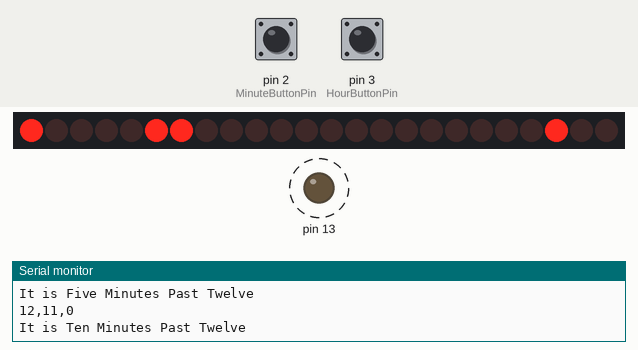
Simulated run of this sketch. Board: Arduino Uno, built with avr-gcc and run on an emulated ATmega328P. Shown: 24 shift-register outputs drawn as a row of LEDs (first output left, lit = HIGH), output pins drawn as LEDs (lit = HIGH), the last lines printed to the serial monitor. Wiring (inferred from the names in the program): 3 × shift register (74HC595): data pin 11; shift clock pin 8; latch pin 10. Wiring (inferred from the signals the program sends): row of LEDs: on Q0, Q1, Q2, Q3, Q4, Q5, Q6, Q7, Q8, Q9, Q10, Q11, Q12, Q13, Q14, Q15, Q16, Q17, Q18, Q19, Q20, Q21, Q22, Q23. Dashed ring = blinking. Inputs (shaded band) come from the test bench; at power-on: pin 2 (MinuteButtonPin) HIGH, pin 3 (HourButtonPin) HIGH. Pins used as bus, display or sensor lines are not drawn.

Above: at 1.7 s.
1.8 s: pin 2 (MinuteButtonPin) pulled LOW for 1 s
At 2.8 s:
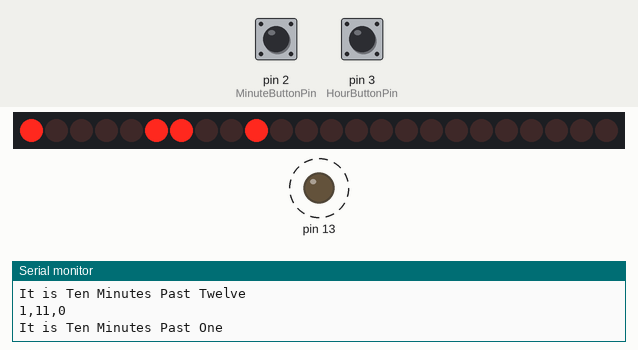
3.4 s: pin 2 (MinuteButtonPin) pulled LOW for 3.2 s
At 4.8 s:
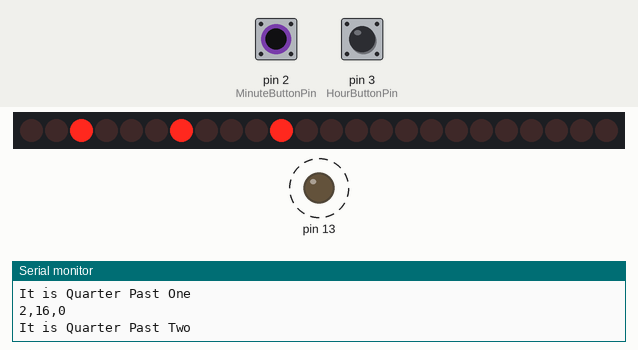
8.1 s: pin 2 (MinuteButtonPin) pulled LOW for 0.15 s
At 8.6 s:
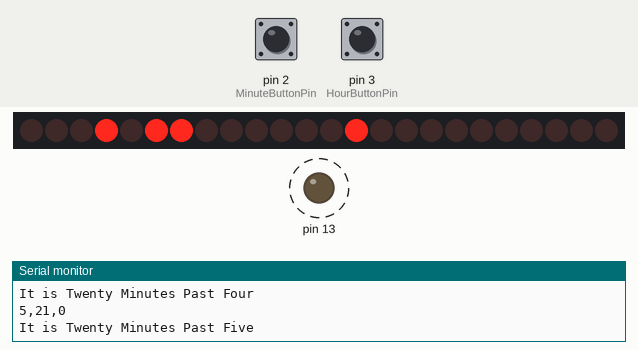
11.2 s: pin 2 (MinuteButtonPin) pulled LOW for 1 s
At 12.8 s:
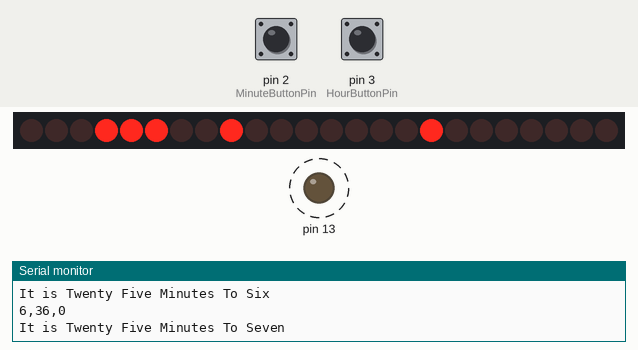
14.6 s: pin 2 (MinuteButtonPin) pulled LOW for 3.2 s
At 15.8 s:
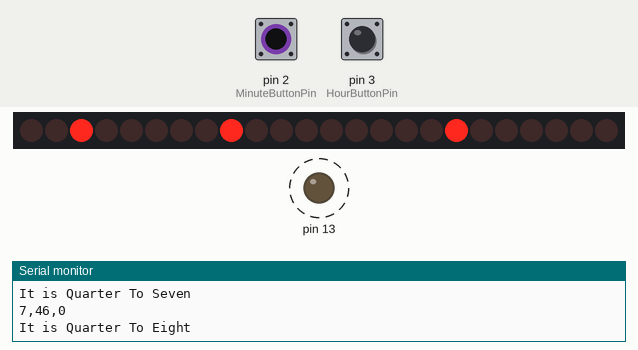
18.4 s: pin 2 (MinuteButtonPin) pulled LOW for 1 s
At 19.8 s:
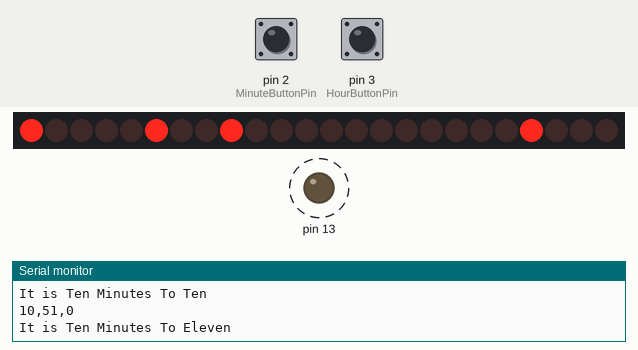
Timing chart, 0 to 25.5 s (numbered marks = the images above; inputs shaded):
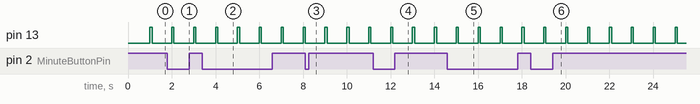

Measured:
- by itself, pin 13: alternates HIGH for 0.10 s and LOW for 0.90 s

The sketch:

WordClockModifiedPCB.ino
```cpp
#include <Wire.h>


/**************************************************************************
 *                                                                         *
 *  W O R D C L O C K   - A clock that tells the time using words.         *
 *                                                                         *
 * Hardware: Arduino Dumelove with a set of individual LEDs under a word   *
 *            stencil.                                                     *
 *                                                                         *
 *   Original Copyright (C) 2009  Doug Jackson (doug@doughq.com)           *
 *   Modifications Copyright (C) 2010 Scott Bezek (scott@bezekhome.com)    *
 *                                                                         *
 ***************************************************************************
 *                                                                         *
 * This program is free software; you can redistribute it and/or modify    *
 * it under the terms of the GNU General Public License as published by    *
 * the Free Software Foundation; either version 2 of the License, or       *
 * (at your option) any later version.                                     *
 *                                                                         *
 * This program is distributed in the hope that it will be useful,         *
 * but WITHOUT ANY WARRANTY; without even the implied warranty of          *
 * MERCHANTABILITY or FITNESS FOR A PARTICULAR PURPOSE.  See the           *
 * GNU General Public License for more details.                            *
 *                                                                         *
 * You should have received a copy of the GNU General Public License       *
 * along with this program; if not, write to the Free Software             *
 * Foundation, Inc., 59 Temple Place, Suite 330, Boston,                   *
 * MA  02111-1307  USA                                                     *
 *                                                                         *
 ***************************************************************************
 *
 * Revision History
 *
 * Date  	By	What
 * 20001025	DRJ	Initial Creation of Arduino Version
 *                      - based on Wordclock.c - from PIC version
 * 20100124  Scott Bezek Changed LED pinout, added brightness control,
 *                        changed buttons to hour/minute increment
 */


// Display output pin assignments
#define MTEN 	Display1=Display1 | (1<<0)
#define HALF	Display1=Display1 | (1<<1)
#define QUARTER	Display1=Display1 | (1<<2)
#define TWENTY	Display1=Display1 | (1<<3)
#define MFIVE	Display1=Display1 | (1<<4)
#define MINUTES	Display1=Display1 | (1<<5)
#define PAST	Display1=Display1 | (1<<6)
#define UNUSED1	Display1=Display1 | (1<<7)

#define TO	Display2=Display2 | (1<<0)
#define ONE	Display2=Display2 | (1<<1)
#define TWO	Display2=Display2 | (1<<2)
#define THREE	Display2=Display2 | (1<<3)
#define FOUR	Display2=Display2 | (1<<4)
#define HFIVE	Display2=Display2 | (1<<5)
#define SIX	Display2=Display2 | (1<<6)
#define UNUSED2	Display2=Display2 | (1<<7)

#define SEVEN	Display3=Display3 | (1<<0)
#define EIGHT	Display3=Display3 | (1<<1)
#define NINE	Display3=Display3 | (1<<2)
#define HTEN	Display3=Display3 | (1<<3)
#define ELEVEN	Display3=Display3 | (1<<4)
#define TWELVE	Display3=Display3 | (1<<5)
#define OCLOCK  Display3=Display3 | (1<<6)
#define UNUSED3	Display3=Display3 | (1<<7)

int  hour=12, minute=00, second=00;
static unsigned long msTick =0;  // the number of Millisecond Ticks since we last
                                 // incremented the second counter
int  count;
int selftestmode;
char Display1=0, Display2=0, Display3=0;


// hardware constants
int LEDClockPin=8;
int LEDDataPin=11;
int LEDStrobePin=10;

int MinuteButtonPin=2;
int HourButtonPin=3;
int PWMPin = 6;


void setup()
{
  // initialise the hardware
  // initialize the appropriate pins as outputs:
  pinMode(LEDClockPin, OUTPUT);
  pinMode(LEDDataPin, OUTPUT);
  pinMode(LEDStrobePin, OUTPUT);


  //pinMode(BrightnessPin, INPUT);
  pinMode(MinuteButtonPin, INPUT);
  pinMode(HourButtonPin, INPUT);
  pinMode(13, OUTPUT);
  digitalWrite(MinuteButtonPin, HIGH);  //set internal pullup
  digitalWrite(HourButtonPin, HIGH); //set internal pullup


 // pinMode(PWMPin, OUTPUT);

  Serial.begin(19200);

  /*
  while(true){
    Serial.print("In: ");
    Serial.print(analogRead(0), DEC);
    Serial.print(", ");
    Serial.print(digitalRead(MinuteButtonPin), DEC);
    Serial.print(", ");
    Serial.print(digitalRead(HourButtonPin), DEC);
    Serial.println();
  }
  */

  msTick=millis();      // Initialise the msTick counter
  displaytime();        // display the current time
}


void ledsoff(void) {
 Display1=0;
 Display2=0;
 Display3=0;
 }

void WriteLEDs(void) {
 // Now we write the actual values to the hardware
 shiftOut(LEDDataPin, LEDClockPin, MSBFIRST, Display3); //writes the values
 shiftOut(LEDDataPin, LEDClockPin, MSBFIRST, Display2);
 shiftOut(LEDDataPin, LEDClockPin, MSBFIRST, Display1);
 digitalWrite(LEDStrobePin,HIGH); //enables storage
 delay(2);
 digitalWrite(LEDStrobePin,LOW); //disables storage


 }

void selftest(void){
  Serial.print("TEST");
  //analogWrite(PWMPin, 255);

  ledsoff(); MTEN; WriteLEDs(); delay(500);
  ledsoff(); HALF; WriteLEDs(); delay(500);
  ledsoff(); QUARTER; WriteLEDs(); delay(500);
  ledsoff(); TWENTY; WriteLEDs(); delay(500);
  ledsoff(); MFIVE; WriteLEDs(); delay(500);
  ledsoff(); MINUTES; WriteLEDs(); delay(500);
  ledsoff(); PAST; WriteLEDs(); delay(500);
  ledsoff(); TO; WriteLEDs(); delay(500);
  ledsoff(); ONE; WriteLEDs(); delay(500);
  ledsoff(); TWO; WriteLEDs(); delay(500);
  ledsoff(); THREE; WriteLEDs(); delay(500);
  ledsoff(); FOUR; WriteLEDs(); delay(500);
  ledsoff(); HFIVE; WriteLEDs(); delay(500);
  ledsoff(); SIX; WriteLEDs(); delay(500);
  ledsoff(); SEVEN; WriteLEDs(); delay(500);
  ledsoff(); EIGHT; WriteLEDs(); delay(500);
  ledsoff(); NINE; WriteLEDs(); delay(500);
  ledsoff(); HTEN; WriteLEDs(); delay(500);
  ledsoff(); ELEVEN; WriteLEDs(); delay(500);
  ledsoff(); TWELVE; WriteLEDs(); delay(500);
  ledsoff(); OCLOCK; WriteLEDs(); delay(500);
}


void displaytime(void){

  // start by clearing the display to a known state
  ledsoff(); //Clearing

  Serial.print("It is ");
  //The different valuses are or-ed into their appropiate display variables
  // now we display the appropriate minute counter
  if ((minute>4) && (minute<10)) {
    MFIVE;
    MINUTES;
    Serial.print("Five Minutes ");
  }
  if ((minute>9) && (minute<15)) {
    MTEN;
    MINUTES;
    Serial.print("Ten Minutes ");
  }
  if ((minute>14) && (minute<20)) {
    QUARTER;
      Serial.print("Quarter ");
  }
  if ((minute>19) && (minute<25)) {
    TWENTY;
    MINUTES;
    Serial.print("Twenty Minutes ");
  }
  if ((minute>24) && (minute<30)) {
    TWENTY;
    MFIVE;
    MINUTES;
    Serial.print("Twenty Five Minutes ");
  }
  if ((minute>29) && (minute<35)) {
    HALF;
    Serial.print("Half ");
  }
  if ((minute>34) && (minute<40)) {
    TWENTY;
    MFIVE;
    MINUTES;
    Serial.print("Twenty Five Minutes ");
  }
  if ((minute>39) && (minute<45)) {
    TWENTY;
    MINUTES;
    Serial.print("Twenty Minutes ");
  }
  if ((minute>44) && (minute<50)) {
    QUARTER;
    Serial.print("Quarter ");
  }
  if ((minute>49) && (minute<55)) {
    MTEN;
    MINUTES;
    Serial.print("Ten Minutes ");
  }
  if (minute>54) {
    MFIVE;
    MINUTES;
    Serial.print("Five Minutes ");
  }


  if ((minute <5))
  {
    switch (hour) {
    case 1:
      ONE;
      Serial.print("One ");
      break;
    case 2:
      TWO;
      Serial.print("Two ");
      break;
    case 3:
      THREE;
      Serial.print("Three ");
      break;
    case 4:
      FOUR;
      Serial.print("Four ");
      break;
    case 5:
      HFIVE;
      Serial.print("Five ");
      break;
    case 6:
      SIX;
      Serial.print("Six ");
      break;
    case 7:
      SEVEN;
      Serial.print("Seven ");
      break;
    case 8:
      EIGHT;
      Serial.print("Eight ");
      break;
    case 9:
      NINE;
      Serial.print("Nine ");
      break;
    case 10:
      HTEN;
      Serial.print("Ten ");
      break;
    case 11:
      ELEVEN;
      Serial.print("Eleven ");
      break;
    case 12:
      TWELVE;
      Serial.print("Twelve ");
      break;
    }
  OCLOCK;
  Serial.println("O'Clock");
  }
  else
    if ((minute < 35) && (minute >4))
    {
      PAST;
      Serial.print("Past ");
      switch (hour) {
    case 1:
      ONE;
      Serial.println("One ");
      break;
    case 2:
      TWO;
      Serial.println("Two ");
      break;
    case 3:
      THREE;
      Serial.println("Three ");
      break;
    case 4:
      FOUR;
      Serial.println("Four ");
      break;
    case 5:
      HFIVE;
      Serial.println("Five ");
      break;
    case 6:
      SIX;
      Serial.println("Six ");
      break;
    case 7:
      SEVEN;
      Serial.println("Seven ");
      break;
    case 8:
      EIGHT;
      Serial.println("Eight ");
      break;
    case 9:
      NINE;
      Serial.println("Nine ");
      break;
    case 10:
      HTEN;
      Serial.println("Ten ");
      break;
    case 11:
      ELEVEN;
      Serial.println("Eleven ");
      break;
    case 12:
      TWELVE;
      Serial.println("Twelve ");
      break;
      }
    }
    else
    {
      // if we are greater than 34 minutes past the hour then display
      // the next hour, as we will be displaying a 'to' sign
      TO;
      Serial.print("To ");
      switch (hour) {
      case 1:
        TWO;
       Serial.println("Two ");
       break;
      case 2:
        THREE;
      Serial.println("Three ");
        break;
      case 3:
        FOUR;
      Serial.println("Four ");
        break;
      case 4:
        HFIVE;
      Serial.println("Five ");
        break;
      case 5:
        SIX;
      Serial.println("Six ");
        break;
      case 6:
        SEVEN;
      Serial.println("Seven ");
        break;
      case 7:
        EIGHT;
      Serial.println("Eight ");
        break;
      case 8:
        NINE;
      Serial.println("Nine ");
        break;
      case 9:
        HTEN;
      Serial.println("Ten ");
        break;
      case 10:
        ELEVEN;
      Serial.println("Eleven ");
        break;
      case 11:
        TWELVE;
      Serial.println("Twelve ");
        break;
      case 12:
        ONE;
      Serial.println("One ");
        break;
      }
    }


   WriteLEDs();

}


void incrementtime(void){
  // increment the time counters keeping care to rollover as required
  second=0;
  if (++minute >= 60) {
    minute=0;
    if (++hour == 13) {
      hour=1;
    }
  }
  // debug outputs
  Serial.println();
  Serial.print(hour);
  Serial.print(",");
  Serial.print(minute);
  Serial.print(",");
  Serial.println(second);

}


void loop(void)
{
  digitalWrite(PWMPin,HIGH);
  //selftest();

  //Uncomment the following line and comment the next one in order to
  //  enable dimming via a potentiometer connected to pin 0:
  //analogWrite(PWMPin, analogRead(0)/4);
//  analogWrite(PWMPin, 255);

    // heart of the timer - keep looking at the millisecond timer on the Arduino
    // and increment the seconds counter every 1000 ms
    if ( millis() - msTick >999) {
        msTick=millis();
        second++;
        // Flash the onboard Pin13 Led so we know something is hapening!
        digitalWrite(13,HIGH);
        delay(100);
        digitalWrite(13,LOW);
    }


    //test to see if we need to increment the time counters
    if (second==60)
    {
      incrementtime();
      displaytime();
    }

    // test to see if a forward button is being held down
    // for time setting
    if ( (digitalRead(MinuteButtonPin) ==1 ) && second!=1)
      // the forward button is down
      // and it has been more than one second since we
      // last looked
    {
      minute=(((minute/5)*5) +5);
      second=0;
      incrementtime();
      second++;  // Increment the second counter to ensure that the name
      // flash doesnt happen when setting time
      displaytime();
    }

    // test to see if the back button is being held down
    // for time setting
    if ((digitalRead(HourButtonPin)==1 ) && second!=1) //legg til 1 her etter at du har koblet motstand til knappene

    {
      /*
      minute=(((minute/5)*5) -5);
      second=0; // decrement the minute counter
      if (minute<0) {
        minute=55;
        if (--hour <0) hour=12;
      }
      */
      minute = (minute/5)*5;  //round minute down to previous 5 min interval
      if (++hour == 13) {
        hour=1;
      }
      incrementtime();
      second++;  // Increment the second counter to ensure that the name
      // flash doesnt happen when setting time
      displaytime();
    }

}
```
